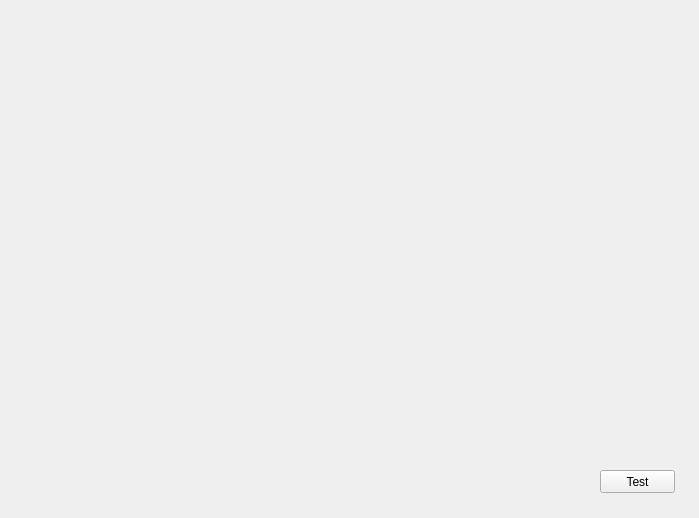
<?xml version="1.0" encoding="UTF-8"?>
<ui version="4.0">
 <class>MainForm</class>
 <widget class="QWidget" name="MainForm">
  <property name="geometry">
   <rect>
    <x>0</x>
    <y>0</y>
    <width>699</width>
    <height>518</height>
   </rect>
  </property>
  <property name="windowTitle">
   <string>MainForm</string>
  </property>
  <widget class="QPushButton" name="btnTest">
   <property name="geometry">
    <rect>
     <x>600</x>
     <y>470</y>
     <width>75</width>
     <height>23</height>
    </rect>
   </property>
   <property name="text">
    <string>Test</string>
   </property>
  </widget>
  <widget class="QLabel" name="label">
   <property name="geometry">
    <rect>
     <x>30</x>
     <y>40</y>
     <width>151</width>
     <height>91</height>
    </rect>
   </property>
   <property name="text">
    <string/>
   </property>
  </widget>
  <widget class="QLabel" name="lblScore">
   <property name="geometry">
    <rect>
     <x>600</x>
     <y>20</y>
     <width>81</width>
     <height>91</height>
    </rect>
   </property>
   <property name="font">
    <font>
     <family>Comic Sans MS</family>
     <pointsize>20</pointsize>
     <weight>75</weight>
     <bold>true</bold>
    </font>
   </property>
   <property name="text">
    <string/>
   </property>
  </widget>
 </widget>
 <layoutdefault spacing="6" margin="11"/>
 <resources/>
 <connections/>
</ui>
